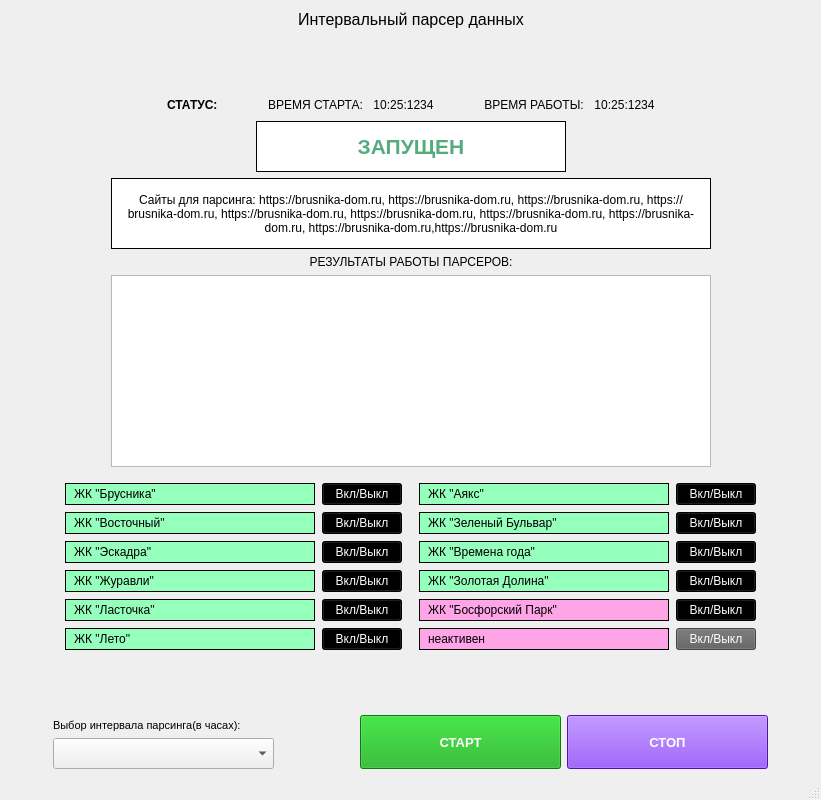
<?xml version="1.0" encoding="UTF-8"?>
<ui version="4.0">
 <class>MainWindow</class>
 <widget class="QMainWindow" name="MainWindow">
  <property name="geometry">
   <rect>
    <x>0</x>
    <y>0</y>
    <width>821</width>
    <height>800</height>
   </rect>
  </property>
  <property name="minimumSize">
   <size>
    <width>0</width>
    <height>650</height>
   </size>
  </property>
  <property name="maximumSize">
   <size>
    <width>900</width>
    <height>800</height>
   </size>
  </property>
  <property name="windowTitle">
   <string>MainWindow</string>
  </property>
  <widget class="QWidget" name="centralwidget">
   <layout class="QGridLayout" name="gridLayout">
    <item row="1" column="0">
     <spacer name="verticalSpacer">
      <property name="orientation">
       <enum>Qt::Vertical</enum>
      </property>
      <property name="sizeType">
       <enum>QSizePolicy::MinimumExpanding</enum>
      </property>
      <property name="sizeHint" stdset="0">
       <size>
        <width>20</width>
        <height>10</height>
       </size>
      </property>
     </spacer>
    </item>
    <item row="2" column="0" colspan="2">
     <layout class="QVBoxLayout" name="verticalLayout_2">
      <item>
       <layout class="QHBoxLayout" name="horizontalLayout_3">
        <property name="spacing">
         <number>50</number>
        </property>
        <item>
         <spacer name="horizontalSpacer_2">
          <property name="orientation">
           <enum>Qt::Horizontal</enum>
          </property>
          <property name="sizeHint" stdset="0">
           <size>
            <width>40</width>
            <height>20</height>
           </size>
          </property>
         </spacer>
        </item>
        <item>
         <widget class="QLabel" name="statusInfoLabel">
          <property name="font">
           <font>
            <pointsize>9</pointsize>
            <weight>75</weight>
            <bold>true</bold>
           </font>
          </property>
          <property name="text">
           <string>СТАТУС:</string>
          </property>
         </widget>
        </item>
        <item>
         <layout class="QHBoxLayout" name="horizontalLayout_2">
          <property name="spacing">
           <number>10</number>
          </property>
          <item>
           <widget class="QLabel" name="startTimeLabel">
            <property name="font">
             <font>
              <pointsize>9</pointsize>
              <weight>50</weight>
              <bold>false</bold>
             </font>
            </property>
            <property name="text">
             <string>ВРЕМЯ СТАРТА:</string>
            </property>
            <property name="alignment">
             <set>Qt::AlignCenter</set>
            </property>
           </widget>
          </item>
          <item>
           <widget class="QLabel" name="startTime">
            <property name="font">
             <font>
              <pointsize>9</pointsize>
              <weight>50</weight>
              <bold>false</bold>
             </font>
            </property>
            <property name="text">
             <string>10:25:1234</string>
            </property>
            <property name="alignment">
             <set>Qt::AlignCenter</set>
            </property>
           </widget>
          </item>
         </layout>
        </item>
        <item>
         <layout class="QHBoxLayout" name="horizontalLayout">
          <property name="spacing">
           <number>10</number>
          </property>
          <item>
           <widget class="QLabel" name="workTimeLabel">
            <property name="font">
             <font>
              <pointsize>9</pointsize>
              <weight>50</weight>
              <bold>false</bold>
             </font>
            </property>
            <property name="text">
             <string>ВРЕМЯ РАБОТЫ:</string>
            </property>
            <property name="alignment">
             <set>Qt::AlignCenter</set>
            </property>
           </widget>
          </item>
          <item>
           <widget class="QLabel" name="workTime">
            <property name="font">
             <font>
              <pointsize>9</pointsize>
              <weight>50</weight>
              <bold>false</bold>
             </font>
            </property>
            <property name="text">
             <string>10:25:1234</string>
            </property>
            <property name="alignment">
             <set>Qt::AlignCenter</set>
            </property>
           </widget>
          </item>
         </layout>
        </item>
        <item>
         <spacer name="horizontalSpacer_3">
          <property name="orientation">
           <enum>Qt::Horizontal</enum>
          </property>
          <property name="sizeHint" stdset="0">
           <size>
            <width>40</width>
            <height>20</height>
           </size>
          </property>
         </spacer>
        </item>
       </layout>
      </item>
      <item>
       <layout class="QHBoxLayout" name="horizontalLayout_5">
        <item>
         <spacer name="horizontalSpacer_4">
          <property name="orientation">
           <enum>Qt::Horizontal</enum>
          </property>
          <property name="sizeHint" stdset="0">
           <size>
            <width>40</width>
            <height>20</height>
           </size>
          </property>
         </spacer>
        </item>
        <item>
         <widget class="QLabel" name="statusLabel">
          <property name="minimumSize">
           <size>
            <width>310</width>
            <height>51</height>
           </size>
          </property>
          <property name="maximumSize">
           <size>
            <width>360</width>
            <height>16777215</height>
           </size>
          </property>
          <property name="font">
           <font>
            <pointsize>16</pointsize>
            <weight>75</weight>
            <bold>true</bold>
            <kerning>true</kerning>
           </font>
          </property>
          <property name="styleSheet">
           <string notr="true">color: rgb(85, 170, 127);
background-color: rgb(255, 255, 255);
border: 1px solid;</string>
          </property>
          <property name="text">
           <string>ЗАПУЩЕН</string>
          </property>
          <property name="alignment">
           <set>Qt::AlignCenter</set>
          </property>
         </widget>
        </item>
        <item>
         <spacer name="horizontalSpacer_5">
          <property name="orientation">
           <enum>Qt::Horizontal</enum>
          </property>
          <property name="sizeHint" stdset="0">
           <size>
            <width>40</width>
            <height>20</height>
           </size>
          </property>
         </spacer>
        </item>
       </layout>
      </item>
     </layout>
    </item>
    <item row="3" column="0" colspan="2">
     <layout class="QVBoxLayout" name="verticalLayout_5">
      <item>
       <layout class="QHBoxLayout" name="horizontalLayout_6">
        <item>
         <spacer name="horizontalSpacer_6">
          <property name="orientation">
           <enum>Qt::Horizontal</enum>
          </property>
          <property name="sizeHint" stdset="0">
           <size>
            <width>40</width>
            <height>20</height>
           </size>
          </property>
         </spacer>
        </item>
        <item>
         <widget class="QLabel" name="siteInfoLabel">
          <property name="minimumSize">
           <size>
            <width>600</width>
            <height>71</height>
           </size>
          </property>
          <property name="maximumSize">
           <size>
            <width>860</width>
            <height>16777215</height>
           </size>
          </property>
          <property name="styleSheet">
           <string notr="true">padding:10px;
background-color: rgb(255, 255, 255);
border: 1px solid;</string>
          </property>
          <property name="text">
           <string>Сайты для парсинга: https://brusnika-dom.ru, https://brusnika-dom.ru, https://brusnika-dom.ru, https://brusnika-dom.ru, https://brusnika-dom.ru, https://brusnika-dom.ru, https://brusnika-dom.ru, https://brusnika-dom.ru, https://brusnika-dom.ru,https://brusnika-dom.ru</string>
          </property>
          <property name="scaledContents">
           <bool>false</bool>
          </property>
          <property name="alignment">
           <set>Qt::AlignCenter</set>
          </property>
          <property name="wordWrap">
           <bool>true</bool>
          </property>
          <property name="openExternalLinks">
           <bool>false</bool>
          </property>
         </widget>
        </item>
        <item>
         <spacer name="horizontalSpacer_7">
          <property name="orientation">
           <enum>Qt::Horizontal</enum>
          </property>
          <property name="sizeHint" stdset="0">
           <size>
            <width>40</width>
            <height>20</height>
           </size>
          </property>
         </spacer>
        </item>
       </layout>
      </item>
      <item>
       <layout class="QHBoxLayout" name="horizontalLayout_20">
        <item>
         <spacer name="horizontalSpacer_13">
          <property name="orientation">
           <enum>Qt::Horizontal</enum>
          </property>
          <property name="sizeHint" stdset="0">
           <size>
            <width>40</width>
            <height>20</height>
           </size>
          </property>
         </spacer>
        </item>
        <item>
         <layout class="QVBoxLayout" name="verticalLayout_6">
          <item>
           <widget class="QLabel" name="resultLabel">
            <property name="font">
             <font/>
            </property>
            <property name="styleSheet">
             <string notr="true">text-transform: uppercase;</string>
            </property>
            <property name="text">
             <string>РЕЗУЛЬТАТЫ РАБОТЫ ПАРСЕРОВ:</string>
            </property>
            <property name="alignment">
             <set>Qt::AlignCenter</set>
            </property>
           </widget>
          </item>
          <item>
           <widget class="QListWidget" name="resultListWidget">
            <property name="minimumSize">
             <size>
              <width>600</width>
              <height>0</height>
             </size>
            </property>
            <property name="maximumSize">
             <size>
              <width>860</width>
              <height>16777215</height>
             </size>
            </property>
           </widget>
          </item>
          <item>
           <spacer name="verticalSpacer_3">
            <property name="orientation">
             <enum>Qt::Vertical</enum>
            </property>
            <property name="sizeType">
             <enum>QSizePolicy::MinimumExpanding</enum>
            </property>
            <property name="sizeHint" stdset="0">
             <size>
              <width>20</width>
              <height>10</height>
             </size>
            </property>
           </spacer>
          </item>
         </layout>
        </item>
        <item>
         <spacer name="horizontalSpacer_14">
          <property name="orientation">
           <enum>Qt::Horizontal</enum>
          </property>
          <property name="sizeHint" stdset="0">
           <size>
            <width>40</width>
            <height>20</height>
           </size>
          </property>
         </spacer>
        </item>
       </layout>
      </item>
      <item>
       <layout class="QHBoxLayout" name="horizontalLayout_17">
        <property name="spacing">
         <number>7</number>
        </property>
        <item>
         <spacer name="horizontalSpacer_10">
          <property name="orientation">
           <enum>Qt::Horizontal</enum>
          </property>
          <property name="sizeHint" stdset="0">
           <size>
            <width>40</width>
            <height>20</height>
           </size>
          </property>
         </spacer>
        </item>
        <item>
         <layout class="QVBoxLayout" name="verticalLayout_3">
          <item>
           <layout class="QHBoxLayout" name="horizontalLayout_8">
            <item>
             <widget class="QLabel" name="label_1">
              <property name="minimumSize">
               <size>
                <width>250</width>
                <height>0</height>
               </size>
              </property>
              <property name="maximumSize">
               <size>
                <width>250</width>
                <height>28</height>
               </size>
              </property>
              <property name="styleSheet">
               <string notr="true">background-color: rgb(149, 255, 188);
color: rgb(0, 0, 0);
padding: 0 5px;
border: 1px solid;</string>
              </property>
              <property name="text">
               <string>ЖК &quot;Брусника&quot;</string>
              </property>
             </widget>
            </item>
            <item>
             <widget class="QPushButton" name="siteButton_1">
              <property name="styleSheet">
               <string notr="true">background-color: rgb(0, 0, 0);
color: rgb(255, 255, 255);</string>
              </property>
              <property name="text">
               <string>Вкл/Выкл</string>
              </property>
             </widget>
            </item>
           </layout>
          </item>
          <item>
           <layout class="QHBoxLayout" name="horizontalLayout_9">
            <item>
             <widget class="QLabel" name="label_3">
              <property name="minimumSize">
               <size>
                <width>250</width>
                <height>0</height>
               </size>
              </property>
              <property name="maximumSize">
               <size>
                <width>250</width>
                <height>28</height>
               </size>
              </property>
              <property name="styleSheet">
               <string notr="true">background-color: rgb(149, 255, 188);
color: rgb(0, 0, 0);
padding: 0 5px;
border: 1px solid;</string>
              </property>
              <property name="text">
               <string>ЖК &quot;Восточный&quot;</string>
              </property>
             </widget>
            </item>
            <item>
             <widget class="QPushButton" name="siteButton_3">
              <property name="styleSheet">
               <string notr="true">background-color: rgb(0, 0, 0);
color: rgb(255, 255, 255);</string>
              </property>
              <property name="text">
               <string>Вкл/Выкл</string>
              </property>
             </widget>
            </item>
           </layout>
          </item>
          <item>
           <layout class="QHBoxLayout" name="horizontalLayout_10">
            <item>
             <widget class="QLabel" name="label_5">
              <property name="minimumSize">
               <size>
                <width>250</width>
                <height>0</height>
               </size>
              </property>
              <property name="maximumSize">
               <size>
                <width>250</width>
                <height>28</height>
               </size>
              </property>
              <property name="styleSheet">
               <string notr="true">background-color: rgb(149, 255, 188);
color: rgb(0, 0, 0);
padding: 0 5px;
border: 1px solid;</string>
              </property>
              <property name="text">
               <string>ЖК &quot;Эскадра&quot;</string>
              </property>
             </widget>
            </item>
            <item>
             <widget class="QPushButton" name="siteButton_5">
              <property name="enabled">
               <bool>true</bool>
              </property>
              <property name="styleSheet">
               <string notr="true">background-color: rgb(0, 0, 0);
color: rgb(255, 255, 255);</string>
              </property>
              <property name="text">
               <string>Вкл/Выкл</string>
              </property>
             </widget>
            </item>
           </layout>
          </item>
          <item>
           <layout class="QHBoxLayout" name="horizontalLayout_11">
            <item>
             <widget class="QLabel" name="label_7">
              <property name="minimumSize">
               <size>
                <width>250</width>
                <height>0</height>
               </size>
              </property>
              <property name="maximumSize">
               <size>
                <width>250</width>
                <height>28</height>
               </size>
              </property>
              <property name="styleSheet">
               <string notr="true">background-color: rgb(149, 255, 188);
color: rgb(0, 0, 0);
padding: 0 5px;
border: 1px solid;</string>
              </property>
              <property name="text">
               <string>ЖК &quot;Журавли&quot;</string>
              </property>
             </widget>
            </item>
            <item>
             <widget class="QPushButton" name="siteButton_7">
              <property name="styleSheet">
               <string notr="true">background-color: rgb(0, 0, 0);
color: rgb(255, 255, 255);</string>
              </property>
              <property name="text">
               <string>Вкл/Выкл</string>
              </property>
             </widget>
            </item>
           </layout>
          </item>
          <item>
           <layout class="QHBoxLayout" name="horizontalLayout_12">
            <item>
             <widget class="QLabel" name="label_9">
              <property name="minimumSize">
               <size>
                <width>250</width>
                <height>0</height>
               </size>
              </property>
              <property name="maximumSize">
               <size>
                <width>250</width>
                <height>28</height>
               </size>
              </property>
              <property name="styleSheet">
               <string notr="true">background-color: rgb(149, 255, 188);
color: rgb(0, 0, 0);
padding: 0 5px;
border: 1px solid;</string>
              </property>
              <property name="text">
               <string>ЖК &quot;Ласточка&quot;</string>
              </property>
             </widget>
            </item>
            <item>
             <widget class="QPushButton" name="siteButton_9">
              <property name="styleSheet">
               <string notr="true">background-color: rgb(0, 0, 0);
color: rgb(255, 255, 255);</string>
              </property>
              <property name="text">
               <string>Вкл/Выкл</string>
              </property>
             </widget>
            </item>
           </layout>
          </item>
          <item>
           <layout class="QHBoxLayout" name="horizontalLayout_18">
            <item>
             <widget class="QLabel" name="label_11">
              <property name="minimumSize">
               <size>
                <width>250</width>
                <height>0</height>
               </size>
              </property>
              <property name="maximumSize">
               <size>
                <width>250</width>
                <height>28</height>
               </size>
              </property>
              <property name="styleSheet">
               <string notr="true">background-color: rgb(149, 255, 188);
color: rgb(0, 0, 0);
padding: 0 5px;
border: 1px solid;</string>
              </property>
              <property name="text">
               <string>ЖК &quot;Лето&quot;</string>
              </property>
             </widget>
            </item>
            <item>
             <widget class="QPushButton" name="siteButton_11">
              <property name="styleSheet">
               <string notr="true">background-color: rgb(0, 0, 0);
color: rgb(255, 255, 255);</string>
              </property>
              <property name="text">
               <string>Вкл/Выкл</string>
              </property>
             </widget>
            </item>
           </layout>
          </item>
         </layout>
        </item>
        <item>
         <spacer name="horizontalSpacer_12">
          <property name="orientation">
           <enum>Qt::Horizontal</enum>
          </property>
          <property name="sizeType">
           <enum>QSizePolicy::Fixed</enum>
          </property>
          <property name="sizeHint" stdset="0">
           <size>
            <width>10</width>
            <height>20</height>
           </size>
          </property>
         </spacer>
        </item>
        <item>
         <layout class="QVBoxLayout" name="verticalLayout_4">
          <item>
           <layout class="QHBoxLayout" name="horizontalLayout_7">
            <item>
             <widget class="QLabel" name="label_2">
              <property name="minimumSize">
               <size>
                <width>250</width>
                <height>0</height>
               </size>
              </property>
              <property name="maximumSize">
               <size>
                <width>250</width>
                <height>28</height>
               </size>
              </property>
              <property name="styleSheet">
               <string notr="true">background-color: rgb(149, 255, 188);
color: rgb(0, 0, 0);
padding: 0 5px;
border: 1px solid;</string>
              </property>
              <property name="text">
               <string>ЖК &quot;Аякс&quot;</string>
              </property>
             </widget>
            </item>
            <item>
             <widget class="QPushButton" name="siteButton_2">
              <property name="styleSheet">
               <string notr="true">background-color: rgb(0, 0, 0);
color: rgb(255, 255, 255);</string>
              </property>
              <property name="text">
               <string>Вкл/Выкл</string>
              </property>
             </widget>
            </item>
           </layout>
          </item>
          <item>
           <layout class="QHBoxLayout" name="horizontalLayout_13">
            <item>
             <widget class="QLabel" name="label_4">
              <property name="minimumSize">
               <size>
                <width>250</width>
                <height>0</height>
               </size>
              </property>
              <property name="maximumSize">
               <size>
                <width>250</width>
                <height>28</height>
               </size>
              </property>
              <property name="styleSheet">
               <string notr="true">background-color: rgb(149, 255, 188);
color: rgb(0, 0, 0);
padding: 0 5px;
border: 1px solid;</string>
              </property>
              <property name="text">
               <string>ЖК &quot;Зеленый Бульвар&quot;</string>
              </property>
             </widget>
            </item>
            <item>
             <widget class="QPushButton" name="siteButton_4">
              <property name="styleSheet">
               <string notr="true">background-color: rgb(0, 0, 0);
color: rgb(255, 255, 255);</string>
              </property>
              <property name="text">
               <string>Вкл/Выкл</string>
              </property>
             </widget>
            </item>
           </layout>
          </item>
          <item>
           <layout class="QHBoxLayout" name="horizontalLayout_14">
            <item>
             <widget class="QLabel" name="label_6">
              <property name="minimumSize">
               <size>
                <width>250</width>
                <height>0</height>
               </size>
              </property>
              <property name="maximumSize">
               <size>
                <width>250</width>
                <height>28</height>
               </size>
              </property>
              <property name="styleSheet">
               <string notr="true">background-color: rgb(149, 255, 188);
color: rgb(0, 0, 0);
padding: 0 5px;
border: 1px solid;</string>
              </property>
              <property name="text">
               <string>ЖК &quot;Времена года&quot;</string>
              </property>
             </widget>
            </item>
            <item>
             <widget class="QPushButton" name="siteButton_6">
              <property name="styleSheet">
               <string notr="true">background-color: rgb(0, 0, 0);
color: rgb(255, 255, 255);</string>
              </property>
              <property name="text">
               <string>Вкл/Выкл</string>
              </property>
             </widget>
            </item>
           </layout>
          </item>
          <item>
           <layout class="QHBoxLayout" name="horizontalLayout_15">
            <item>
             <widget class="QLabel" name="label_8">
              <property name="minimumSize">
               <size>
                <width>250</width>
                <height>0</height>
               </size>
              </property>
              <property name="maximumSize">
               <size>
                <width>250</width>
                <height>28</height>
               </size>
              </property>
              <property name="styleSheet">
               <string notr="true">background-color: rgb(149, 255, 188);
color: rgb(0, 0, 0);
padding: 0 5px;
border: 1px solid;</string>
              </property>
              <property name="text">
               <string>ЖК &quot;Золотая Долина&quot;</string>
              </property>
             </widget>
            </item>
            <item>
             <widget class="QPushButton" name="siteButton_8">
              <property name="styleSheet">
               <string notr="true">background-color: rgb(0, 0, 0);
color: rgb(255, 255, 255);</string>
              </property>
              <property name="text">
               <string>Вкл/Выкл</string>
              </property>
             </widget>
            </item>
           </layout>
          </item>
          <item>
           <layout class="QHBoxLayout" name="horizontalLayout_16">
            <item>
             <widget class="QLabel" name="label_10">
              <property name="minimumSize">
               <size>
                <width>250</width>
                <height>0</height>
               </size>
              </property>
              <property name="maximumSize">
               <size>
                <width>250</width>
                <height>28</height>
               </size>
              </property>
              <property name="styleSheet">
               <string notr="true">background-color: rgb(255, 164, 231);
color: rgb(0, 0, 0);
padding: 0 5px;
border: 1px solid;</string>
              </property>
              <property name="text">
               <string>ЖК &quot;Босфорский Парк&quot;</string>
              </property>
             </widget>
            </item>
            <item>
             <widget class="QPushButton" name="siteButton_10">
              <property name="styleSheet">
               <string notr="true">background-color: rgb(0, 0, 0);
color: rgb(255, 255, 255);</string>
              </property>
              <property name="text">
               <string>Вкл/Выкл</string>
              </property>
             </widget>
            </item>
           </layout>
          </item>
          <item>
           <layout class="QHBoxLayout" name="horizontalLayout_19">
            <item>
             <widget class="QLabel" name="label_12">
              <property name="minimumSize">
               <size>
                <width>250</width>
                <height>0</height>
               </size>
              </property>
              <property name="maximumSize">
               <size>
                <width>250</width>
                <height>28</height>
               </size>
              </property>
              <property name="styleSheet">
               <string notr="true">background-color: rgb(255, 164, 231);
color: rgb(0, 0, 0);
padding: 0 5px;
border: 1px solid;</string>
              </property>
              <property name="text">
               <string>неактивен</string>
              </property>
             </widget>
            </item>
            <item>
             <widget class="QPushButton" name="siteButton_12">
              <property name="styleSheet">
               <string notr="true">color: rgb(255, 255, 255);
background-color: rgb(94, 94, 94);</string>
              </property>
              <property name="text">
               <string>Вкл/Выкл</string>
              </property>
             </widget>
            </item>
           </layout>
          </item>
         </layout>
        </item>
        <item>
         <spacer name="horizontalSpacer_11">
          <property name="orientation">
           <enum>Qt::Horizontal</enum>
          </property>
          <property name="sizeHint" stdset="0">
           <size>
            <width>40</width>
            <height>20</height>
           </size>
          </property>
         </spacer>
        </item>
       </layout>
      </item>
     </layout>
    </item>
    <item row="4" column="1">
     <spacer name="verticalSpacer_2">
      <property name="orientation">
       <enum>Qt::Vertical</enum>
      </property>
      <property name="sizeType">
       <enum>QSizePolicy::MinimumExpanding</enum>
      </property>
      <property name="sizeHint" stdset="0">
       <size>
        <width>20</width>
        <height>10</height>
       </size>
      </property>
     </spacer>
    </item>
    <item row="5" column="0" colspan="2">
     <layout class="QHBoxLayout" name="horizontalLayout_4">
      <item>
       <spacer name="horizontalSpacer_8">
        <property name="orientation">
         <enum>Qt::Horizontal</enum>
        </property>
        <property name="sizeType">
         <enum>QSizePolicy::Expanding</enum>
        </property>
        <property name="sizeHint" stdset="0">
         <size>
          <width>40</width>
          <height>20</height>
         </size>
        </property>
       </spacer>
      </item>
      <item>
       <layout class="QVBoxLayout" name="verticalLayout">
        <property name="spacing">
         <number>3</number>
        </property>
        <item>
         <widget class="QLabel" name="comboLabel">
          <property name="minimumSize">
           <size>
            <width>221</width>
            <height>18</height>
           </size>
          </property>
          <property name="font">
           <font>
            <pointsize>8</pointsize>
           </font>
          </property>
          <property name="text">
           <string>Выбор интервала парсинга(в часах):</string>
          </property>
         </widget>
        </item>
        <item>
         <widget class="QComboBox" name="comboBox">
          <property name="minimumSize">
           <size>
            <width>221</width>
            <height>31</height>
           </size>
          </property>
          <property name="maximumSize">
           <size>
            <width>221</width>
            <height>16777215</height>
           </size>
          </property>
         </widget>
        </item>
       </layout>
      </item>
      <item>
       <spacer name="horizontalSpacer">
        <property name="orientation">
         <enum>Qt::Horizontal</enum>
        </property>
        <property name="sizeType">
         <enum>QSizePolicy::Fixed</enum>
        </property>
        <property name="sizeHint" stdset="0">
         <size>
          <width>80</width>
          <height>20</height>
         </size>
        </property>
       </spacer>
      </item>
      <item>
       <widget class="QPushButton" name="startButton">
        <property name="minimumSize">
         <size>
          <width>201</width>
          <height>54</height>
         </size>
        </property>
        <property name="maximumSize">
         <size>
          <width>240</width>
          <height>16777215</height>
         </size>
        </property>
        <property name="font">
         <font>
          <pointsize>10</pointsize>
          <weight>75</weight>
          <bold>true</bold>
         </font>
        </property>
        <property name="styleSheet">
         <string notr="true">background-color: rgb(16, 170, 21);
color: rgb(255, 255, 255);</string>
        </property>
        <property name="text">
         <string>СТАРТ</string>
        </property>
       </widget>
      </item>
      <item>
       <widget class="QPushButton" name="stopButton">
        <property name="minimumSize">
         <size>
          <width>201</width>
          <height>54</height>
         </size>
        </property>
        <property name="maximumSize">
         <size>
          <width>240</width>
          <height>16777215</height>
         </size>
        </property>
        <property name="font">
         <font>
          <pointsize>10</pointsize>
          <weight>75</weight>
          <bold>true</bold>
         </font>
        </property>
        <property name="styleSheet">
         <string notr="true">color: rgb(255, 255, 255);
background-color: rgb(117, 19, 255);</string>
        </property>
        <property name="text">
         <string>СТОП</string>
        </property>
       </widget>
      </item>
      <item>
       <spacer name="horizontalSpacer_9">
        <property name="orientation">
         <enum>Qt::Horizontal</enum>
        </property>
        <property name="sizeType">
         <enum>QSizePolicy::Expanding</enum>
        </property>
        <property name="sizeHint" stdset="0">
         <size>
          <width>40</width>
          <height>20</height>
         </size>
        </property>
       </spacer>
      </item>
     </layout>
    </item>
    <item row="0" column="0" colspan="2">
     <layout class="QHBoxLayout" name="horizontalLayout_21">
      <item>
       <spacer name="horizontalSpacer_15">
        <property name="orientation">
         <enum>Qt::Horizontal</enum>
        </property>
        <property name="sizeHint" stdset="0">
         <size>
          <width>40</width>
          <height>20</height>
         </size>
        </property>
       </spacer>
      </item>
      <item>
       <widget class="QLabel" name="titleLabel">
        <property name="font">
         <font>
          <pointsize>12</pointsize>
         </font>
        </property>
        <property name="text">
         <string>Интервальный парсер данных</string>
        </property>
        <property name="alignment">
         <set>Qt::AlignCenter</set>
        </property>
       </widget>
      </item>
      <item>
       <spacer name="horizontalSpacer_16">
        <property name="orientation">
         <enum>Qt::Horizontal</enum>
        </property>
        <property name="sizeHint" stdset="0">
         <size>
          <width>40</width>
          <height>20</height>
         </size>
        </property>
       </spacer>
      </item>
     </layout>
    </item>
   </layout>
  </widget>
  <widget class="QStatusBar" name="statusbar"/>
 </widget>
 <resources/>
 <connections/>
</ui>
